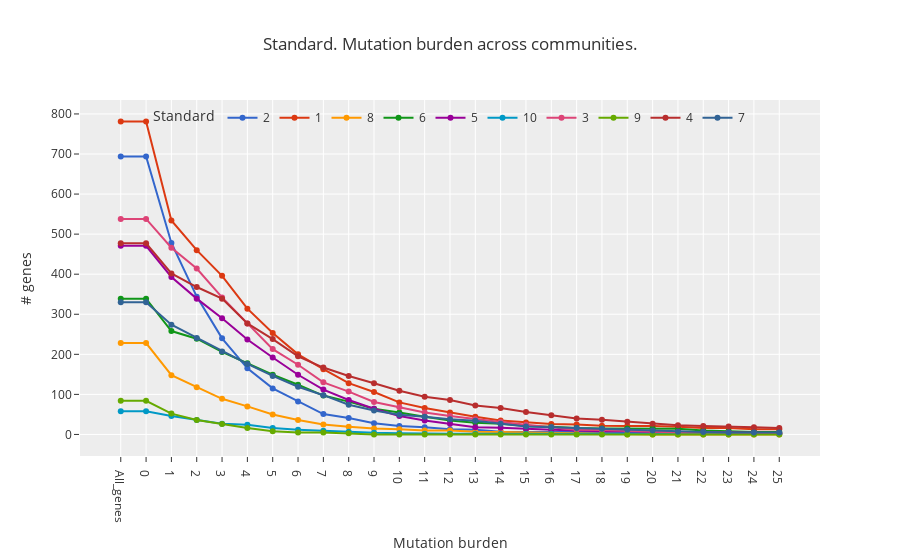

Notebook code cell kept with this figure:
### Code cell
dmy_df, meta_std = std_norm3_comp.comb_mut_stats(direction="Source", end=25)
fig = std_norm3_comp.plot_mut_evo(dmy_df, direction="Source")
fig.update_layout(title="Standard. Mutation burden across communities.", xaxis_title="Mutation burden", legend_title="Standard")
fig.show()
save_fig(name=f"Mut_evo_Std_4k_{vers}", fig=fig, base_path=figures_path, width=900, height=500)
# NetworkComp.plot_corr_matrix_coms(meta_std, height=700, title="P0 derived. Corr matrix for standard", hide_up=True)

### Figure 1 — Plotly figure (JSON) as saved in the notebook; plotly's stock layout.template omitted (floating-point values rounded to 4 significant figures)
{"data": [{"hovertemplate": "Source=2<br>Mut_th=%{x}<br># genes=%{y}<extra></extra>", "legendgroup": "2", "line": {"color": "#3366CC", "dash": "solid"}, "marker": {"symbol": "circle"}, "mode": "lines+markers", "name": "2", "orientation": "v", "showlegend": true, "type": "scatter", "x": ["All_genes", "0", "1", "2", "3", "4", "5", "6", "7", "8", "9", "10", "11", "12", "13", "14", "15", "16", "17", "18", "19", "20", "21", "22", "23", "24", "25"], "xaxis": "x", "y": [694, 694, 478, 344, 240, 165, 115, 82, 51, 41, 28, 21, 18, 13, 12, 7, 7, 7, 7, 6, 4, 4, 3, 3, 3, 3, 2], "yaxis": "y"}, {"hovertemplate": "Source=1<br>Mut_th=%{x}<br># genes=%{y}<extra></extra>", "legendgroup": "1", "line": {"color": "#DC3912", "dash": "solid"}, "marker": {"symbol": "circle"}, "mode": "lines+markers", "name": "1", "orientation": "v", "showlegend": true, "type": "scatter", "x": ["All_genes", "0", "1", "2", "3", "4", "5", "6", "7", "8", "9", "10", "11", "12", "13", "14", "15", "16", "17", "18", "19", "20", "21", "22", "23", "24", "25"], "xaxis": "x", "y": [781, 781, 534, 460, 396, 314, 253, 200, 163, 128, 106, 80, 66, 55, 44, 35, 30, 26, 25, 22, 21, 21, 19, 16, 16, 13, 13], "yaxis": "y"}, {"hovertemplate": "Source=8<br>Mut_th=%{x}<br># genes=%{y}<extra></extra>", "legendgroup": "8", "line": {"color": "#FF9900", "dash": "solid"}, "marker": {"symbol": "circle"}, "mode": "lines+markers", "name": "8", "orientation": "v", "showlegend": true, "type": "scatter", "x": ["All_genes", "0", "1", "2", "3", "4", "5", "6", "7", "8", "9", "10", "11", "12", "13", "14", "15", "16", "17", "18", "19", "20", "21", "22", "23", "24", "25"], "xaxis": "x", "y": [228, 228, 148, 118, 89, 70, 50, 36, 25, 19, 15, 13, 10, 10, 7, 6, 5, 3, 2, 1, 0, 0, 0, 0, 0, 0, 0], "yaxis": "y"}, {"hovertemplate": "Source=6<br>Mut_th=%{x}<br># genes=%{y}<extra></extra>", "legendgroup": "6", "line": {"color": "#109618", "dash": "solid"}, "marker": {"symbol": "circle"}, "mode": "lines+markers", "name": "6", "orientation": "v", "showlegend": true, "type": "scatter", "x": ["All_genes", "0", "1", "2", "3", "4", "5", "6", "7", "8", "9", "10", "11", "12", "13", "14", "15", "16", "17", "18", "19", "20", "21", "22", "23", "24", "25"], "xaxis": "x", "y": [339, 339, 258, 239, 206, 178, 149, 124, 97, 82, 64, 55, 44, 35, 29, 27, 21, 19, 16, 15, 15, 15, 14, 10, 8, 6, 6], "yaxis": "y"}, {"hovertemplate": "Source=5<br>Mut_th=%{x}<br># genes=%{y}<extra></extra>", "legendgroup": "5", "line": {"color": "#990099", "dash": "solid"}, "marker": {"symbol": "circle"}, "mode": "lines+markers", "name": "5", "orientation": "v", "showlegend": true, "type": "scatter", "x": ["All_genes", "0", "1", "2", "3", "4", "5", "6", "7", "8", "9", "10", "11", "12", "13", "14", "15", "16", "17", "18", "19", "20", "21", "22", "23", "24", "25"], "xaxis": "x", "y": [471, 471, 393, 339, 290, 237, 192, 149, 112, 86, 64, 46, 35, 27, 18, 17, 14, 12, 10, 8, 8, 6, 6, 6, 5, 4, 3], "yaxis": "y"}, {"hovertemplate": "Source=10<br>Mut_th=%{x}<br># genes=%{y}<extra></extra>", "legendgroup": "10", "line": {"color": "#0099C6", "dash": "solid"}, "marker": {"symbol": "circle"}, "mode": "lines+markers", "name": "10", "orientation": "v", "showlegend": true, "type": "scatter", "x": ["All_genes", "0", "1", "2", "3", "4", "5", "6", "7", "8", "9", "10", "11", "12", "13", "14", "15", "16", "17", "18", "19", "20", "21", "22", "23", "24", "25"], "xaxis": "x", "y": [58, 58, 46, 36, 27, 24, 16, 12, 9, 7, 4, 3, 2, 2, 2, 2, 2, 2, 2, 2, 1, 1, 1, 1, 1, 1, 1], "yaxis": "y"}, {"hovertemplate": "Source=3<br>Mut_th=%{x}<br># genes=%{y}<extra></extra>", "legendgroup": "3", "line": {"color": "#DD4477", "dash": "solid"}, "marker": {"symbol": "circle"}, "mode": "lines+markers", "name": "3", "orientation": "v", "showlegend": true, "type": "scatter", "x": ["All_genes", "0", "1", "2", "3", "4", "5", "6", "7", "8", "9", "10", "11", "12", "13", "14", "15", "16", "17", "18", "19", "20", "21", "22", "23", "24", "25"], "xaxis": "x", "y": [538, 538, 466, 414, 342, 277, 213, 174, 130, 107, 81, 68, 55, 46, 38, 31, 24, 18, 12, 11, 9, 6, 5, 5, 4, 3, 3], "yaxis": "y"}, {"hovertemplate": "Source=9<br>Mut_th=%{x}<br># genes=%{y}<extra></extra>", "legendgroup": "9", "line": {"color": "#66AA00", "dash": "solid"}, "marker": {"symbol": "circle"}, "mode": "lines+markers", "name": "9", "orientation": "v", "showlegend": true, "type": "scatter", "x": ["All_genes", "0", "1", "2", "3", "4", "5", "6", "7", "8", "9", "10", "11", "12", "13", "14", "15", "16", "17", "18", "19", "20", "21", "22", "23", "24", "25"], "xaxis": "x", "y": [84, 84, 52, 36, 26, 16, 8, 5, 5, 3, 0, 0, 0, 0, 0, 0, 0, 0, 0, 0, 0, 0, 0, 0, 0, 0, 0], "yaxis": "y"}, {"hovertemplate": "Source=4<br>Mut_th=%{x}<br># genes=%{y}<extra></extra>", "legendgroup": "4", "line": {"color": "#B82E2E", "dash": "solid"}, "marker": {"symbol": "circle"}, "mode": "lines+markers", "name": "4", "orientation": "v", "showlegend": true, "type": "scatter", "x": ["All_genes", "0", "1", "2", "3", "4", "5", "6", "7", "8", "9", "10", "11", "12", "13", "14", "15", "16", "17", "18", "19", "20", "21", "22", "23", "24", "25"], "xaxis": "x", "y": [477, 477, 402, 368, 339, 277, 238, 195, 167, 146, 128, 109, 94, 86, 72, 66, 56, 48, 40, 37, 32, 27, 23, 21, 20, 18, 16], "yaxis": "y"}, {"hovertemplate": "Source=7<br>Mut_th=%{x}<br># genes=%{y}<extra></extra>", "legendgroup": "7", "line": {"color": "#316395", "dash": "solid"}, "marker": {"symbol": "circle"}, "mode": "lines+markers", "name": "7", "orientation": "v", "showlegend": true, "type": "scatter", "x": ["All_genes", "0", "1", "2", "3", "4", "5", "6", "7", "8", "9", "10", "11", "12", "13", "14", "15", "16", "17", "18", "19", "20", "21", "22", "23", "24", "25"], "xaxis": "x", "y": [330, 330, 274, 241, 207, 176, 146, 119, 98, 74, 60, 49, 44, 38, 34, 27, 20, 18, 16, 14, 12, 10, 7, 6, 5, 5, 5], "yaxis": "y"}], "layout": {"legend": {"bgcolor": "rgba(0,0,0,0)", "orientation": "h", "title": {"text": "Standard"}, "tracegroupgap": 0, "x": 0.5, "xanchor": "center", "y": 0.95, "yanchor": "middle"}, "title": {"text": "Standard. Mutation burden across communities."}, "xaxis": {"anchor": "y", "domain": [0, 1], "title": {"text": "Mutation burden"}}, "yaxis": {"anchor": "x", "domain": [0, 1], "title": {"text": "# genes"}}}}
